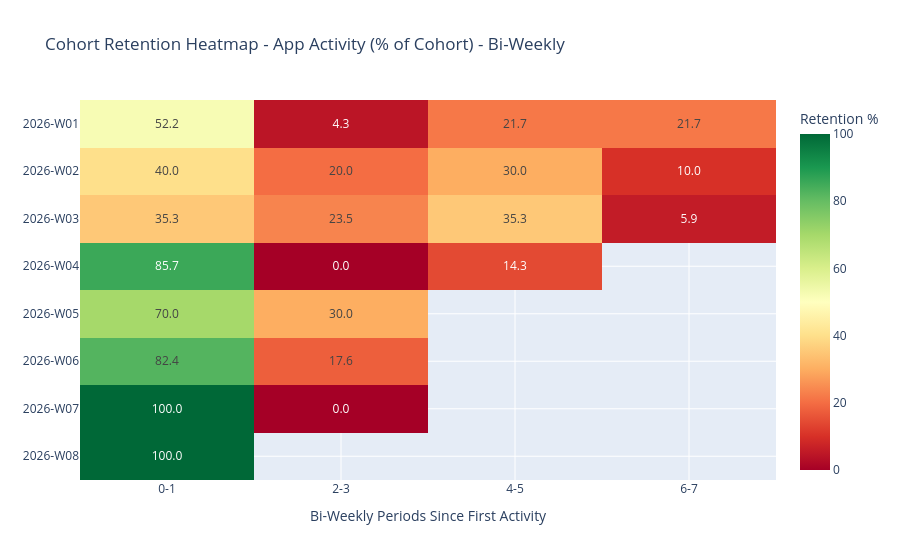

This figure's notebook cell:
### Code cell
# Cohort Retention Analysis - Bi-Weekly Periods (Percentage-Based)
# Remove users who were never active in app activity
cohort_analysis_df = churn_df[churn_df['app_churn_state'] != 'never_active'].copy()

# Create cohorts based on first activity week
cohort_analysis_df['first_app_active_date'] = pd.to_datetime(cohort_analysis_df['first_app_active_date'])
cohort_analysis_df['last_app_active_date'] = pd.to_datetime(cohort_analysis_df['last_app_active_date'])
# Use week number instead of month - format as "YYYY-Wxx"
cohort_analysis_df['cohort_week'] = cohort_analysis_df['first_app_active_date'].dt.strftime('%Y-W%U')

# Calculate bi-weekly periods active (0-1 weeks = period 0, 2-3 weeks = period 1, etc.)
cohort_analysis_df['periods_active'] = (cohort_analysis_df['last_app_active_date'] - 
                                         cohort_analysis_df['first_app_active_date']).dt.days // 14

# Get cohort sizes
cohort_sizes = cohort_analysis_df.groupby('cohort_week').size()

# Create retention matrix with absolute counts
retention_counts = cohort_analysis_df.groupby(['cohort_week', 'periods_active']).size().unstack(fill_value=0)

# Convert to percentages
retention_pct = retention_counts.div(cohort_sizes, axis=0) * 100

# Ensure all periods 0-3 are present as columns (covering 0-7 weeks)
for period in range(4):
    if period not in retention_pct.columns:
        retention_pct[period] = 0

# Sort columns to ensure proper order and keep only periods 0-3
retention_pct = retention_pct[[col for col in sorted(retention_pct.columns) if col <= 3]]

# Calculate max possible bi-weekly periods for each cohort
end_date_dt = pd.to_datetime('2026-03-01')
cohort_first_dates = cohort_analysis_df.groupby('cohort_week')['first_app_active_date'].min()
max_periods_elapsed = ((end_date_dt - cohort_first_dates).dt.days // 14).to_dict()

# Mask impossible retention periods (set to NaN)
retention_pct_masked = retention_pct.copy()
for cohort in retention_pct_masked.index:
    max_periods = max_periods_elapsed.get(cohort, 0)
    # Set all columns beyond the max possible periods to NaN
    cols_to_mask = [col for col in retention_pct_masked.columns if col > max_periods]
    retention_pct_masked.loc[cohort, cols_to_mask] = np.nan

# Filter to cohorts 2026-W01 through 2026-W08
retention_pct_masked = retention_pct_masked[(retention_pct_masked.index >= '2026-W01') & 
                                             (retention_pct_masked.index < '2026-W09')]

# Create plots with masked data
fig = px.imshow(
    retention_pct_masked,
    title='Cohort Retention Heatmap - App Activity (% of Cohort) - Bi-Weekly',
    labels=dict(x='Bi-Weekly Periods Since First Activity', y='Cohort Week', color='Retention %'),
    aspect='auto',
    color_continuous_scale='RdYlGn',
    text_auto='.1f'
)
fig.update_layout(yaxis_title=None)
fig.update_xaxes(
    tickmode='array',
    tickvals=[0, 1, 2, 3],
    ticktext=['0-1', '2-3', '4-5', '6-7']
)
fig.show()

### Figure 1 — Plotly figure (JSON) as saved in the notebook; plotly's stock layout.template omitted (floating-point values rounded to 4 significant figures)
{"data": [{"coloraxis": "coloraxis", "hovertemplate": "Bi-Weekly Periods Since First Activity: %{x}<br>Cohort Week: %{y}<br>Retention %: %{z}<extra></extra>", "name": "0", "texttemplate": "%{z:.1f}", "type": "heatmap", "x": [0, 1, 2, 3], "xaxis": "x", "y": ["2026-W01", "2026-W02", "2026-W03", "2026-W04", "2026-W05", "2026-W06", "2026-W07", "2026-W08"], "yaxis": "y", "z": [[52.17, 4.348, 21.74, 21.74], [40.0, 20.0, 30.0, 10.0], [35.29, 23.53, 35.29, 5.882], [85.71, 0.0, 14.29, NaN], [70.0, 30.0, NaN, NaN], [82.35, 17.65, NaN, NaN], [100.0, 0.0, NaN, NaN], [100.0, NaN, NaN, NaN]]}], "layout": {"coloraxis": {"colorbar": {"title": {"text": "Retention %"}}, "colorscale": [[0, "rgb(165,0,38)"], [0.1, "rgb(215,48,39)"], [0.2, "rgb(244,109,67)"], [0.3, "rgb(253,174,97)"], [0.4, "rgb(254,224,139)"], [0.5, "rgb(255,255,191)"], [0.6, "rgb(217,239,139)"], [0.7, "rgb(166,217,106)"], [0.8, "rgb(102,189,99)"], [0.9, "rgb(26,152,80)"], [1, "rgb(0,104,55)"]]}, "title": {"text": "Cohort Retention Heatmap - App Activity (% of Cohort) - Bi-Weekly"}, "xaxis": {"anchor": "y", "domain": [0, 1], "tickmode": "array", "ticktext": ["0-1", "2-3", "4-5", "6-7"], "tickvals": [0, 1, 2, 3], "title": {"text": "Bi-Weekly Periods Since First Activity"}}, "yaxis": {"anchor": "x", "autorange": "reversed", "domain": [0, 1], "title": {}}}}
